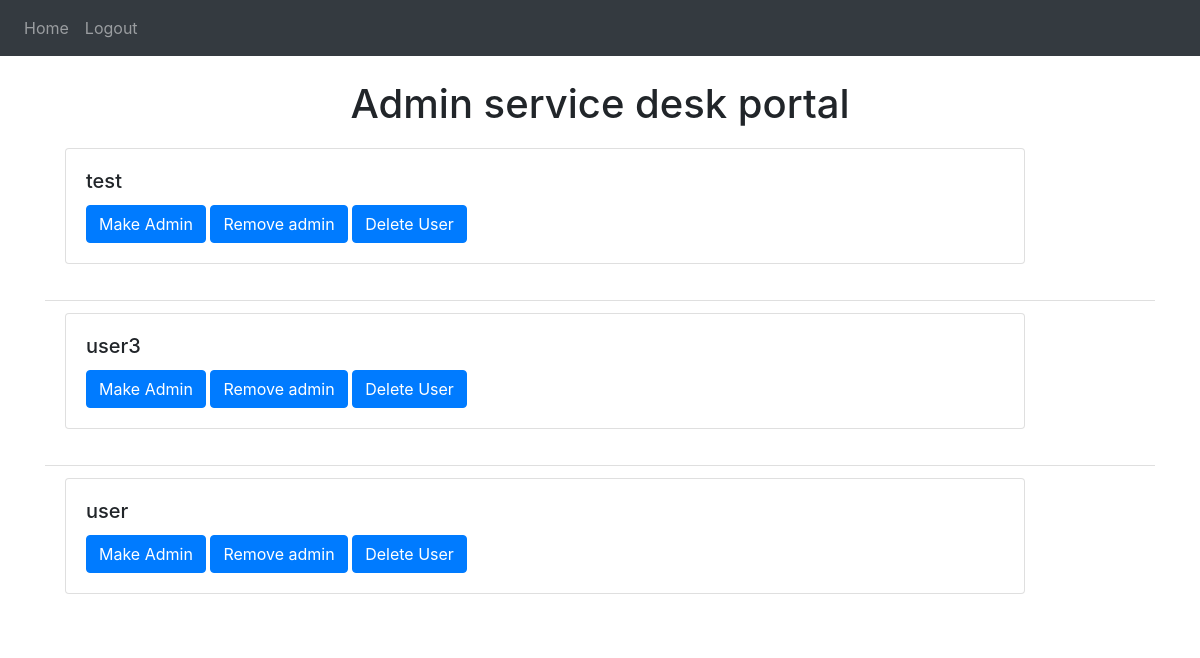
The page /adminPrivileges/ (signed in) on the database its author committed.
### Flask-agile/website/models.py (models this page shows)
class User(db.Model, UserMixin):
    id = db.Column(db.Integer, primary_key=True)
    email = db.Column(db.String(150), unique=True)
    password = db.Column(db.String(150))
    first_name = db.Column(db.String(150))
    admin = db.Column(db.String, nullable=False)
    service_requests = db.relationship(Service_request)

### Flask-agile/website/views.py (the view)
@views.route("/adminPrivileges/", methods=['GET', 'POST'])
@login_required
def adminPrivileges():
    users = load_all_users()
    return render_template("adminPrivileges.html", user=current_user, dif_users = users )

### Flask-agile/website/__init__.py (called while the page is built)
def create_app():
    app = Flask(__name__)
    app.url_map.strict_slashes = False
    app.config['SECRET_KEY'] = 'hjshjhdjah kjshkjdhjs'
    app.config['SQLALCHEMY_DATABASE_URI'] = f'sqlite:///{DB_NAME}'
    db.init_app(app)
    from .views import views
    from .auth import auth
    app.register_blueprint(views, url_prefix='/')
    app.register_blueprint(auth, url_prefix='/')
    from .models import User, Service_request, Status, Category
    create_database(app)
    login_manager = LoginManager()
    login_manager.login_view = 'auth.login'
    login_manager.init_app(app)
    @login_manager.user_loader
    def load_user(id):
        return User.query.get(int(id))
    return app

### Flask-agile/website/views.py (called while the page is built)
def load_all_users():
    return User.query.all()

### Flask-agile/website/templates/adminPrivileges.html (shortened to what this page needs)
{% extends "base.html" %} {% block title %}Home{% endblock %} {% block content
    %}
    <br />
    <h1 align="center">Admin service desk portal</h1>
    <nav>
    <ul class="list-group list-group-flush" id="user_requests">
      {% for eachuser in dif_users %}
    <li class="list-group-item">
      <div class="card" style="width: 60rem;">
        <div class="card-body">
          <h5 class="card-title">{{eachuser.first_name}}</h5>
          <form method="POST">
              <button type="submit" class="btn btn-primary"  onClick="make_user_admin({{ eachuser.id }})">Make Admin</button>
              <button type="submit" class="btn btn-primary"  onClick="remove_user_admin({{ eachuser.id }})">Remove admin</button>
              <button type="submit" class="btn btn-primary"  onClick="delete_User({{ eachuser.id }})">Delete User</button>
          </form>
        </div>
      </div>
      <br />
    {% endfor %}
  </ul>
  </div>
    {% endblock %}

### rows shown on the page
User: first_name "test"
User: first_name "user3"
User: first_name "user"
